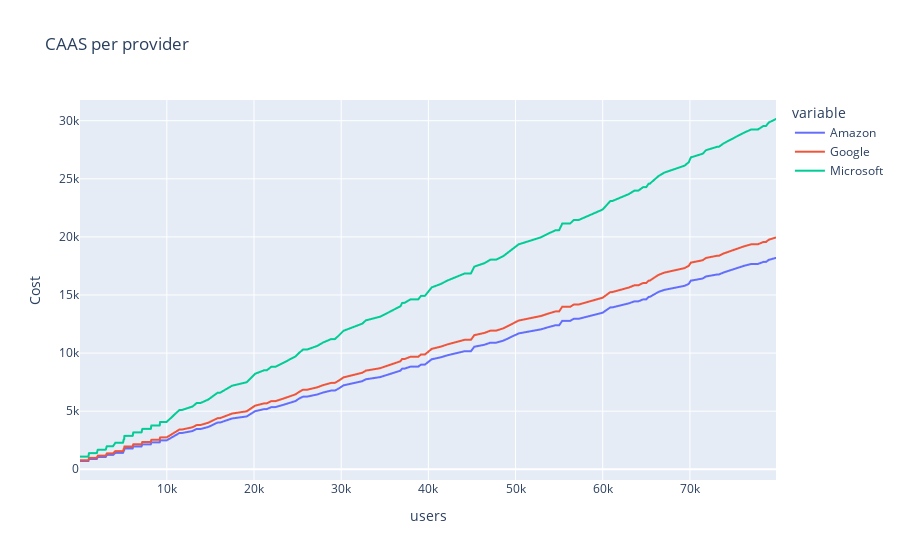

Source (notebook cell):
### Code cell
####### Plot user cost per provider##############

fig = px.line(cost_caas, y=['Amazon', 'Google', 'Microsoft'],
             labels={"value": "Cost"}, title='CAAS per provider')
fig.show()

### Figure 1 — Plotly figure (JSON) as saved in the notebook; plotly's stock layout.template omitted (floating-point values rounded to 4 significant figures; data arrays with more than 128 entries replaced by an {"elided": "..."} marker saying what was removed)
{"data": [{"hovertemplate": "variable=Amazon<br>users=%{x}<br>Cost=%{y}<extra></extra>", "legendgroup": "Amazon", "line": {"color": "#636efa", "dash": "solid"}, "marker": {"symbol": "circle"}, "mode": "lines", "name": "Amazon", "showlegend": true, "type": "scattergl", "x": {"elided": "350 int values"}, "xaxis": "x", "y": {"elided": "350 float values"}, "yaxis": "y"}, {"hovertemplate": "variable=Google<br>users=%{x}<br>Cost=%{y}<extra></extra>", "legendgroup": "Google", "line": {"color": "#EF553B", "dash": "solid"}, "marker": {"symbol": "circle"}, "mode": "lines", "name": "Google", "showlegend": true, "type": "scattergl", "x": {"elided": "350 int values"}, "xaxis": "x", "y": {"elided": "350 float values"}, "yaxis": "y"}, {"hovertemplate": "variable=Microsoft<br>users=%{x}<br>Cost=%{y}<extra></extra>", "legendgroup": "Microsoft", "line": {"color": "#00cc96", "dash": "solid"}, "marker": {"symbol": "circle"}, "mode": "lines", "name": "Microsoft", "showlegend": true, "type": "scattergl", "x": {"elided": "350 int values"}, "xaxis": "x", "y": {"elided": "350 float values"}, "yaxis": "y"}], "layout": {"autosize": true, "legend": {"title": {"text": "variable"}, "tracegroupgap": 0}, "title": {"text": "CAAS per provider"}, "xaxis": {"anchor": "y", "autorange": true, "domain": [0, 1], "range": [43, 79874], "title": {"text": "users"}, "type": "linear"}, "yaxis": {"anchor": "x", "autorange": true, "domain": [0, 1], "range": [-922.9, 31780.0], "title": {"text": "Cost"}, "type": "linear"}}}
